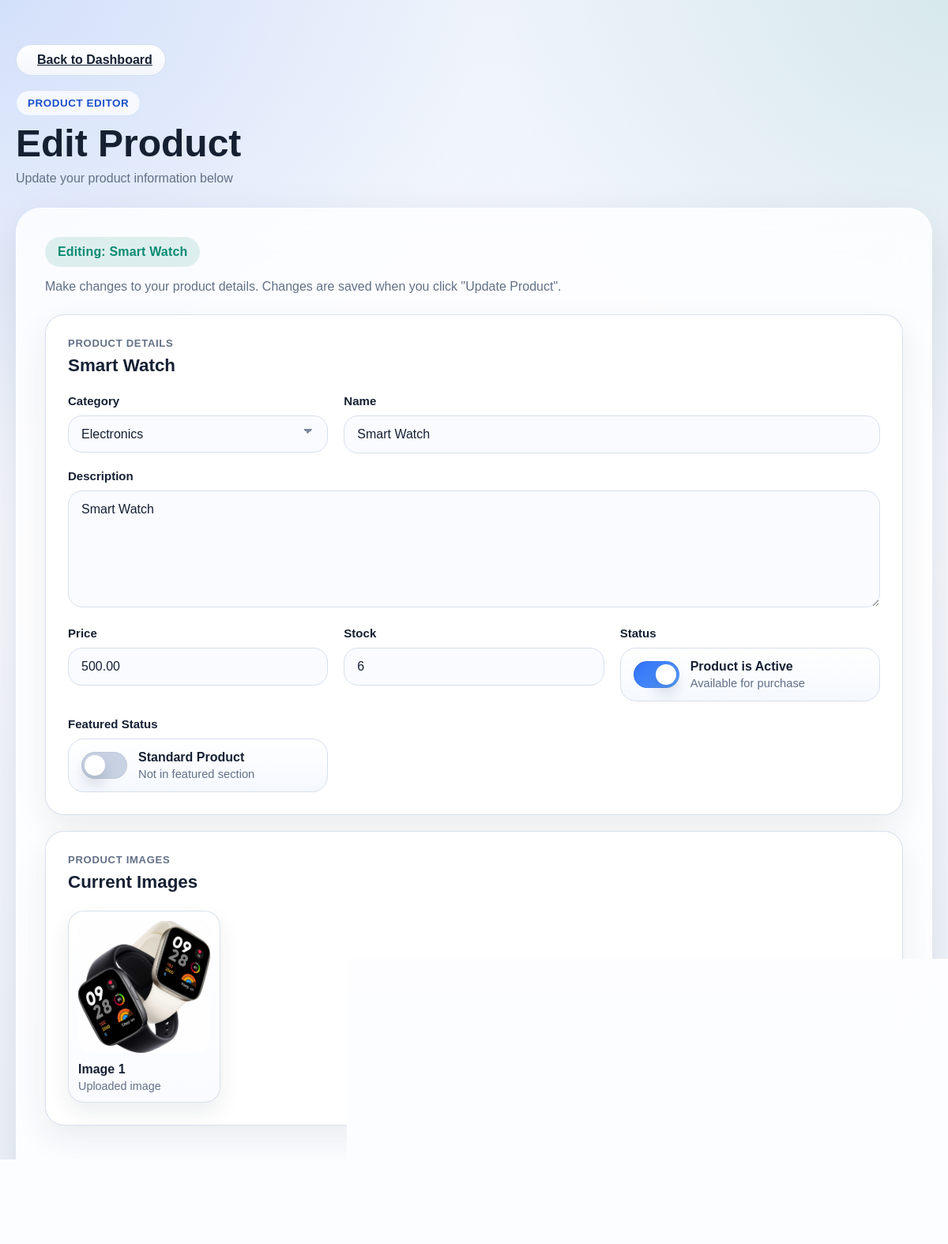
Page /products/product/9/edit/ (signed in) on the committed database.
### products/models.py (models this page shows, shortened)
class Product(models.Model):
    seller = models.ForeignKey('users.SellerProfile', on_delete=models.CASCADE)
    category = models.ForeignKey(Category, on_delete=models.SET_NULL, null=True, related_name='products')
    name = models.CharField(max_length=255)
    description = models.TextField()
    price = models.DecimalField(max_digits=10, decimal_places=2)
    stock = models.PositiveIntegerField()
    is_available = models.BooleanField(default=True)
    is_featured = models.BooleanField(default=False)
    created_at = models.DateTimeField(auto_now_add=True)

class ProductImage(models.Model):
    product = models.ForeignKey(Product, on_delete=models.CASCADE, related_name='images')
    image = models.ImageField(upload_to='products/')

### products/views.py (the view)
# urls.py: path("product/<int:pk>/edit/", views.product_update, name="product_update"),
@login_required
def product_update(request, pk):
    product = get_object_or_404(Product, pk=pk)
    seller = get_object_or_404(SellerProfile, user=request.user)
    if product.seller != seller:
        raise PermissionDenied("You are not allowed to edit this product.")
    if request.method == "POST":
        form = ProductUpdateForm(request.POST, instance=product)
        if form.is_valid():
            form.save()
            messages.success(request, f'Product "{product.name}" updated successfully!')
        else:
            messages.error(request, 'Please correct the errors below. Or turn off  is featured because it exceed limit')
    else:
        form = ProductUpdateForm(instance=product)
    return render(
        request,
        "products/product_update.html",
        {
            "form": form,
            "product": product,
        },
    )

### products/models.py (called while the page is built)
    def __str__(self):
        return self.name

### products/templates/products/product_update.html (shortened to what this page needs)
{% extends 'products/base.html' %}
{% load static %}
{% block content %}
<main class="page">
  <section class="page__hero">
    <div style="display: flex; align-items: center; gap: 16px; margin-bottom: 8px;">
      <a href="{% url 'products:sellerDashboard' %}" class="btn btn--secondary" style="min-height: 40px; padding: 0 16px;">
        <span>Back to Dashboard</span>
      </a>
    </div>
    <div class="page__badge">Product Editor</div>
    <h1 class="page__title">Edit Product</h1>
    <p class="page__subtitle">Update your product information below</p>
  </section>
  <section class="workspace-card">
    <div class="workspace-card__top">
      <div class="workspace-card__intro">
        <span class="counter-badge">Editing: {{ product.name }}</span>
        <p class="workspace-card__hint">
          Make changes to your product details. Changes are saved when you click "Update Product".
        </p>
      </div>
    </div>
    <form class="product-form" method="POST" novalidate>
      <div class="product-list">
        <article class="product-card">
          <div class="product-card__header">
            <div class="product-card__heading">
              <p class="product-card__eyebrow">Product Details</p>
              <h2 class="product-card__title">{{ product.name }}</h2>
            </div>
          </div>
          <div class="product-card__grid">
            <div class="form-group form-group--category">
              <label class="form-group__label" for="{{ form.category.id_for_label }}">Category</label>
              {{ form.category }}
            </div>
            <div class="form-group form-group--name">
              <label class="form-group__label" for="{{ form.name.id_for_label }}">Name</label>
              {{ form.name }}
            </div>
            <div class="form-group form-group--description">
              <label class="form-group__label" for="{{ form.description.id_for_label }}">Description</label>
              {{ form.description }}
            </div>
            <div class="form-group form-group--price">
              <label class="form-group__label" for="{{ form.price.id_for_label }}">Price</label>
              {{ form.price }}
            </div>
            <div class="form-group form-group--stock">
              <label class="form-group__label" for="{{ form.stock.id_for_label }}">Stock</label>
              {{ form.stock }}
            </div>
            <div class="form-group form-group--featured">
              <span class="form-group__label">Status</span>
              <label class="toggle-switch" data-toggle-control>
                <span class="toggle-switch__track" aria-hidden="true"></span>
                <span class="toggle-switch__copy">
                  <span class="toggle-switch__title">
                    {% if product.is_available %}Product is Active{% else %}Product is Inactive{% endif %}
                  </span>
                  <span class="toggle-switch__meta" data-toggle-status>
                    {% if product.is_available %}Available for purchase{% else %}Hidden from store{% endif %}
                  </span>
                </span>
              </label>
            </div>
            <div class="form-group form-group--featured">
              <span class="form-group__label">Featured Status</span>
              <label class="toggle-switch" data-toggle-control>
                <span class="toggle-switch__track" aria-hidden="true"></span>
                <span class="toggle-switch__copy">
                  <span class="toggle-switch__title">
                    {% if product.is_featured %}Featured Product{% else %}Standard Product{% endif %}
                  </span>
                  <span class="toggle-switch__meta" data-toggle-status>
                    {% if product.is_featured %}Displayed on storefront{% else %}Not in featured section{% endif %}
                  </span>
                </span>
              </label>
            </div>
          </div>
        </article>
        {% if product.images.exists %}
        <article class="product-card">
          <div class="product-card__header">
            <div class="product-card__heading">
              <p class="product-card__eyebrow">Product Images</p>
              <h2 class="product-card__title">Current Images</h2>
            </div>
          </div>
          <div class="image-preview" aria-live="polite">
            {% for image in product.images.all %}
            <article class="image-preview__item">
              <div class="image-preview__thumb">
                <img class="image-preview__image" src="{{ image.image.url }}" alt="{{ product.name }} - Image {{ forloop.counter }}">
              </div>
              <div class="image-preview__details">
                <p class="image-preview__name">Image {{ forloop.counter }}</p>
                <p class="image-preview__size">Uploaded image</p>
              </div>
            </article>
            {% endfor %}
          </div>
        </article>
        {% endif %}
      </div>
      <div class="page-actions">
        <a href="{% url 'products:sellerDashboard' %}" class="btn btn--secondary">
        </a>
        <button class="btn btn--primary" type="submit">
        </button>
      </div>
    </form>
  </section>
</main>
{% endblock %}

### rows in the picture
Product: name "Smart Watch", category "Electronics", description "Smart Watch", price "500.00", stock "6"
ProductImage: image (picture)
